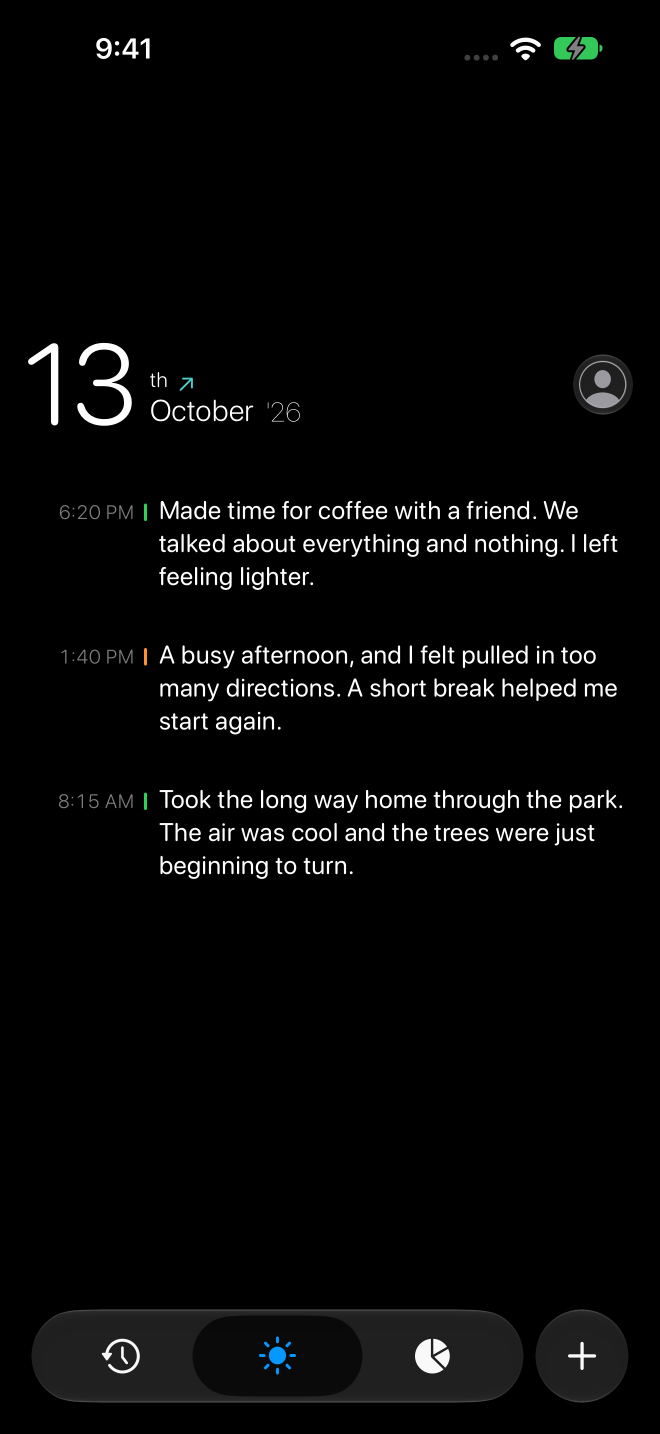
#> input picture assets/01-today-full-v5.webp, 1320 x 2868 px (shown at 1/2 size); its folder holds 3 pictures in this run
$ python generate-screen-crops.py
#> lines starting #> are read from the running program, lines starting #| are printed output that depends on the picture
"""Export faithful, hardware-free website crops from the native dark captures.

Import sources once with --source-dir; subsequent runs use checked-in lossless
full-screen WebPs. App Store compositions are intentionally not touched.
"""
import argparse
import hashlib
import json
from pathlib import Path

from PIL import Image

ROOT = Path(__file__).resolve().parents[1]
ASSETS = ROOT / "assets"
SCREENS = {
    "01-today": ("01-today-dark-iphone-17-pro-max.png", (0, 620, 1320, 1830)),
    "02-history": ("02-history-dark-iphone-17-pro-max.png", (0, 300, 1320, 1660)),
    "03-stats": ("03-stats-dark-iphone-17-pro-max.png", (0, 300, 1320, 1890)),
}


def digest(path):
    return hashlib.sha256(path.read_bytes()).hexdigest()


def generate(source_directory=None):
    records = []
    for name, (source_name, crop_box) in SCREENS.items():
        full_path = ASSETS / f"{name}-full-v5.webp"
        if source_directory:
            with Image.open(source_directory / source_name) as source:
                source.convert("RGB").save(full_path, lossless=True, method=6)
        with Image.open(full_path) as source:
#> source is the input picture: PIL image 1320x2868 RGB; mean R, G, B 7.3, 7.5, 7.4
            assert source.size == (1320, 2868), source.size
            crop = source.crop(crop_box)
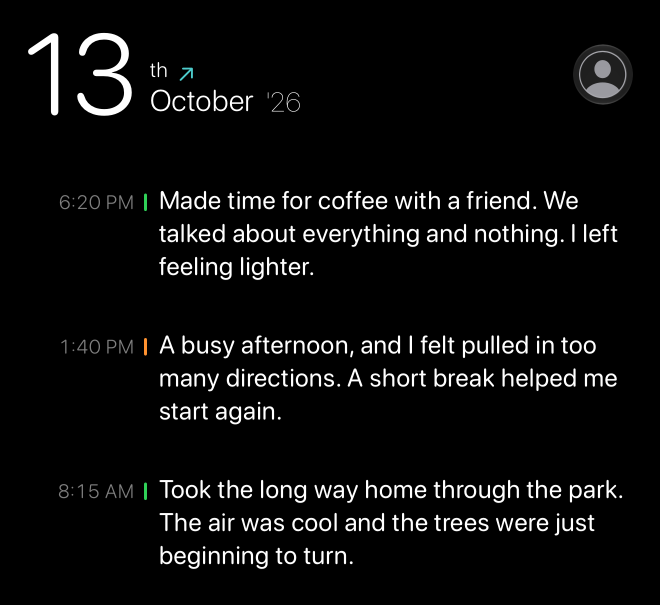
#> crop: PIL image 1320x1210 RGB (shown at 1/2 size); mean R, G, B 12.4, 12.5, 12.4
            crop_path = ASSETS / f"{name}-detail-v5.webp"
            crop.save(crop_path, lossless=True, method=6)
            with Image.open(crop_path) as exported:
                assert exported.convert("RGB").tobytes() == crop.convert("RGB").tobytes()
            records.append({
                "name": name,
                "source": full_path.name,
                "source_sha256": digest(full_path),
                "crop": crop_path.name,
                "crop_sha256": digest(crop_path),
                "crop_box": crop_box,
                "width": crop.width,
                "height": crop.height,
            })
#> pass 2 of the loop in generate, `for name, (source_name, crop_box) in SCREENS.items():`:
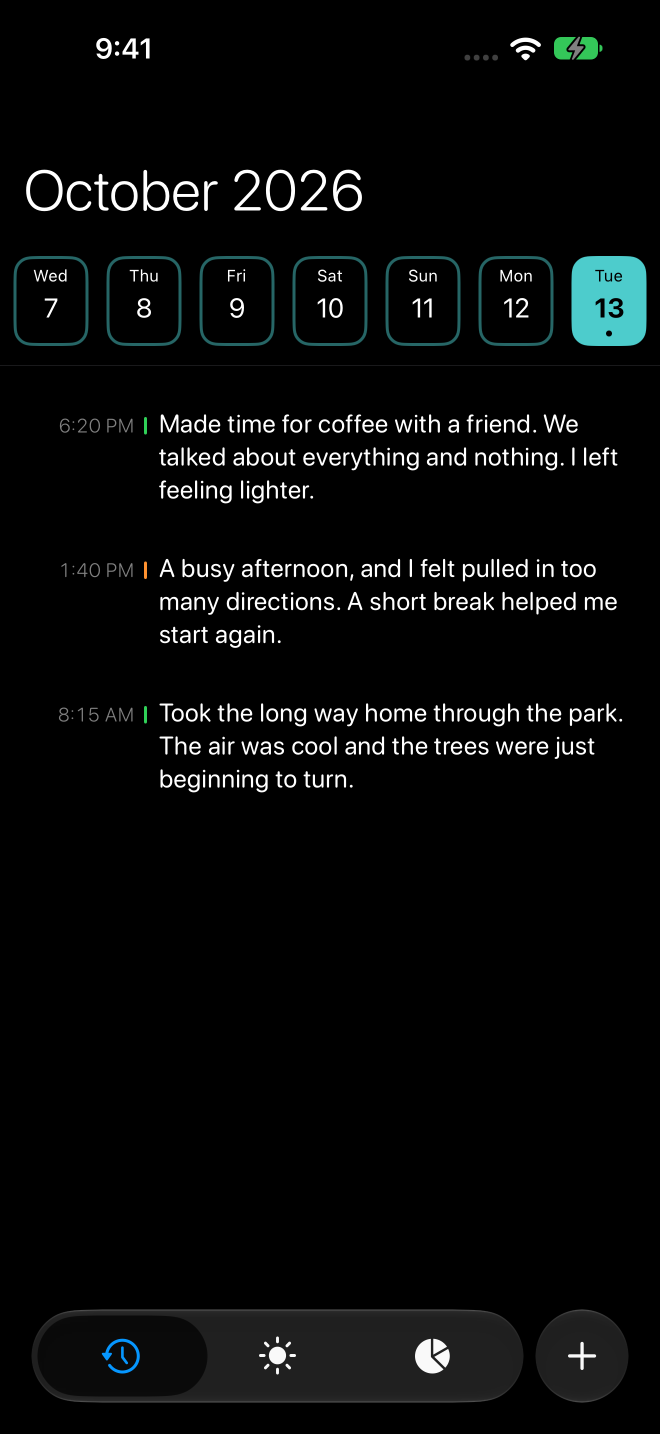
#> input picture assets/02-history-full-v5.webp, 1320 x 2868 px (shown at 1/2 size)
#> in generate, source is the input picture: PIL image 1320x2868 RGB; mean R, G, B 8.3, 9.7, 9.6
#> in generate, `crop = source.crop(crop_box)`:
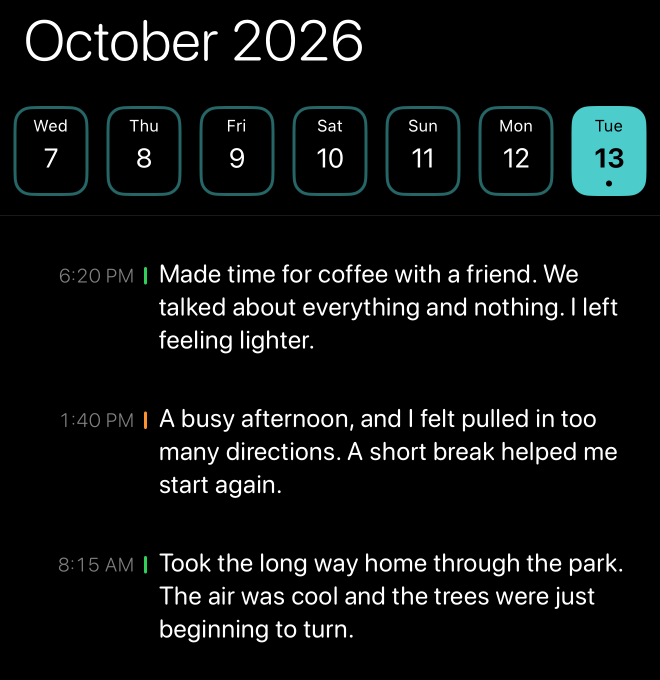
#> crop: PIL image 1320x1360 RGB (shown at 1/2 size); mean R, G, B 13.2, 15.7, 15.7
#> pass 3 of the loop in generate, `for name, (source_name, crop_box) in SCREENS.items():`:
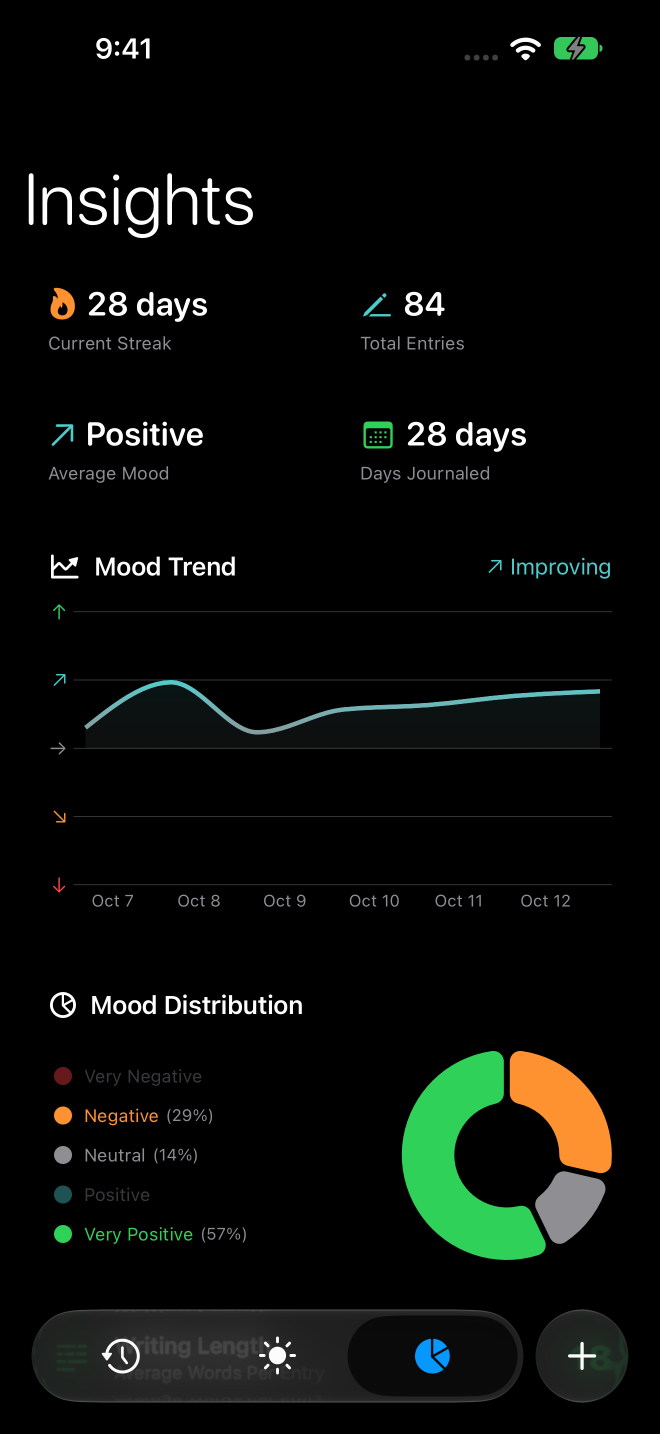
#> input picture assets/03-stats-full-v5.webp, 1320 x 2868 px (shown at 1/2 size)
#> in generate, source is the input picture: PIL image 1320x2868 RGB; mean R, G, B 9.7, 12.1, 9.3
#> in generate, `crop = source.crop(crop_box)`:
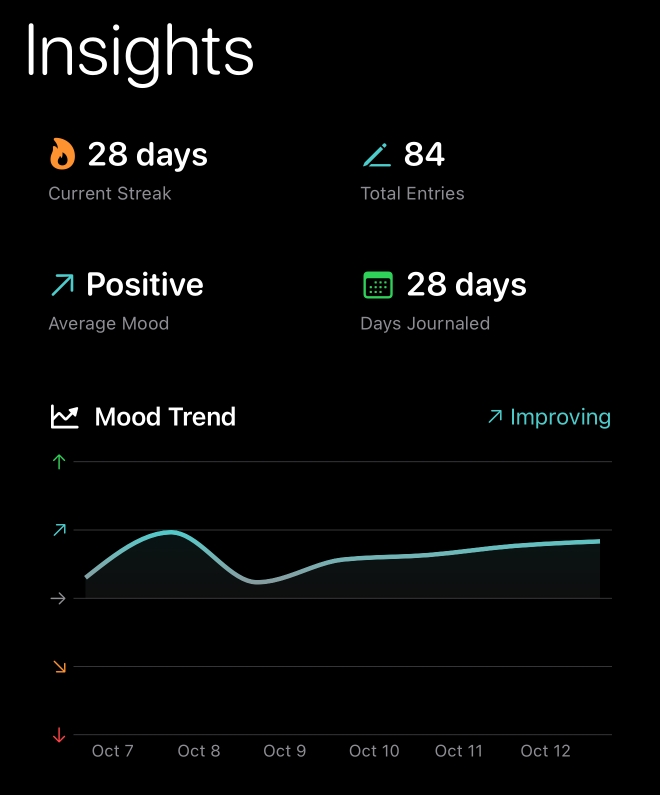
#> crop: PIL image 1320x1590 RGB (shown at 1/2 size); mean R, G, B 6.3, 7, 6.9
    (ASSETS / "screen-crops-v5.json").write_text(json.dumps(records, indent=2) + "\n")
    print(json.dumps(records, indent=2))
#> (printed output is left out)


if __name__ == "__main__":
    parser = argparse.ArgumentParser(description=__doc__)
    parser.add_argument("--source-dir", type=Path)
    generate(parser.parse_args().source_dir)
